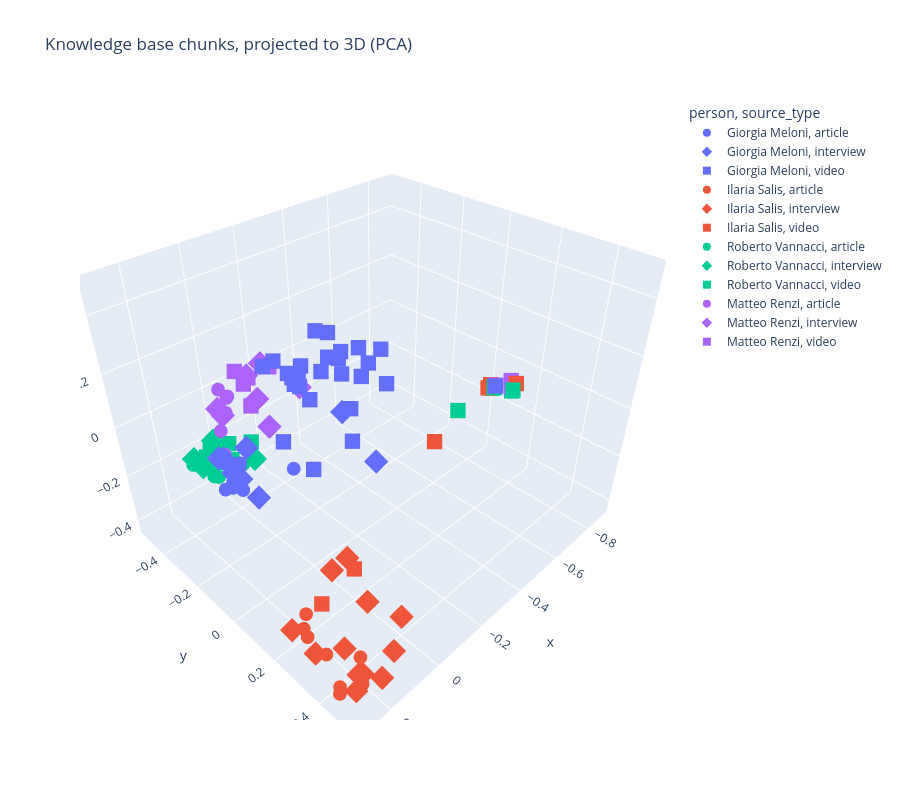

The notebook cell this image was saved under:
### Code cell
import plotly.express as px

fig = px.scatter_3d(
    df,
    x="x",
    y="y",
    z="z",
    color="person",
    symbol="source_type",
    hover_name="person",
    custom_data=["chunk_preview", "source_type"],
    title="Knowledge base chunks, projected to 3D (PCA)",
)
fig.update_traces(
    hovertemplate="<b>%{hovertext}</b><br>source: %{customdata[1]}<br><br>%{customdata[0]}<extra></extra>"
)
fig.update_layout(height=800)
fig.show()
